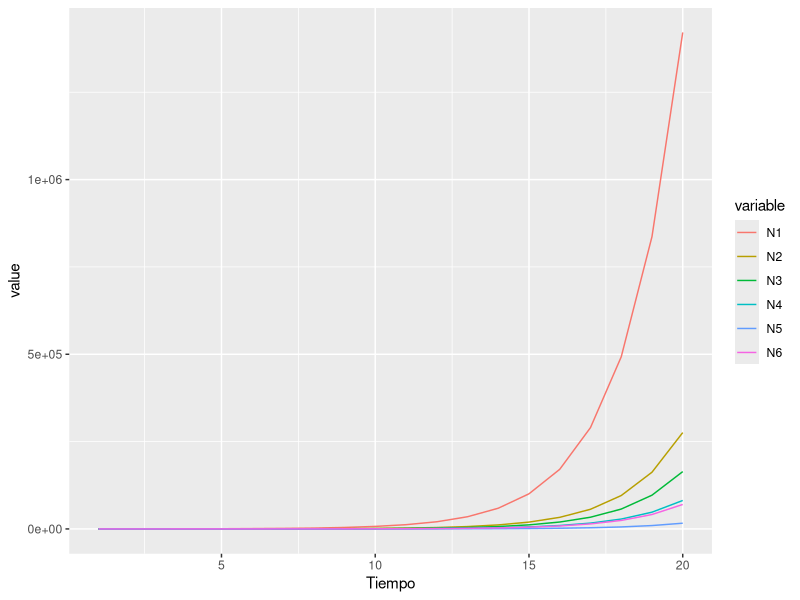

Recreate this plot in R.
A <- as.matrix(read.csv("Scripts-R/Silene-matriz.csv"))

tiempo = 20

N <- matrix(0, nrow = 6, ncol = tiempo)

N0 <- c(0, 0, 0, 5, 5, 5)

N[, 1] <- N0

for(i in 2:tiempo){
  N[, i] <- A %*% N[, i-1]
}

N.df <- data.frame(t(N))
names(N.df) <- c("N1", "N2", "N3", "N4", "N5", "N6")
N.df$Tiempo <- 1:tiempo

N.m <- reshape2::melt(N.df, id.vars = "Tiempo")

library(ggplot2)

ggplot(N.m) + geom_line(aes(x = Tiempo, y = value, colour = variable))
